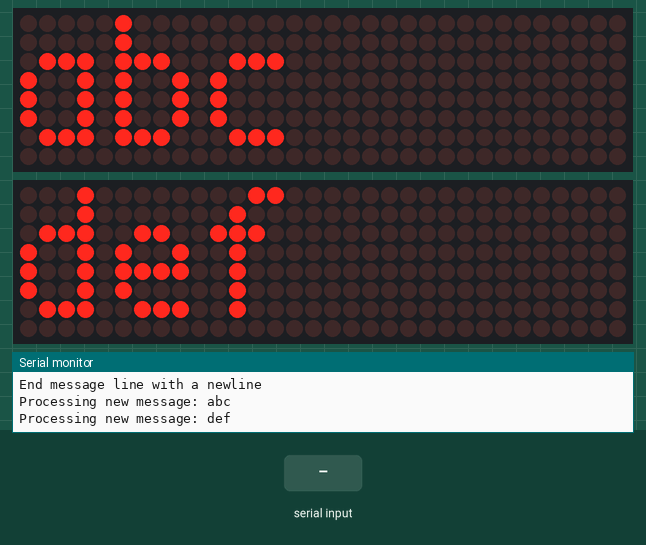
Recording of a sketch running on a simulated Arduino Uno, built with avr-gcc and run on an emulated ATmega328P. On the bench: 2 × 32×8 LED matrix, the last lines printed to the serial monitor. The inputs (shaded band) are chosen by the test bench.

Above: at 1.2 s.
1.3 s: "90,45\n" received over Serial
At 2.5 s:
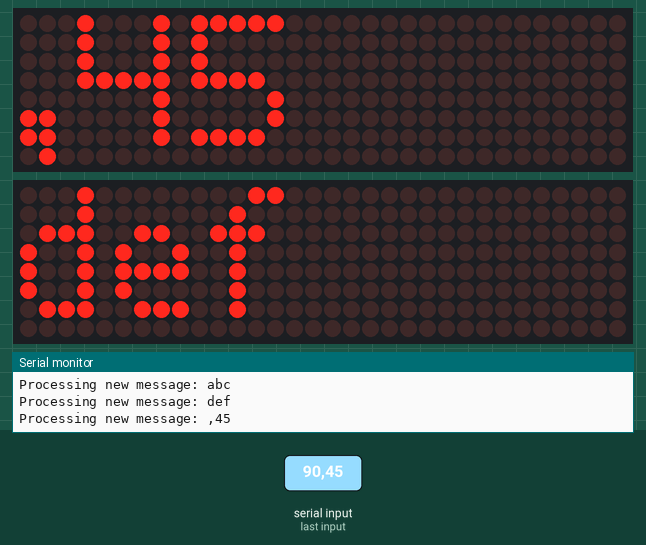
2.8 s: "0\n" received over Serial
At 3.9 s:
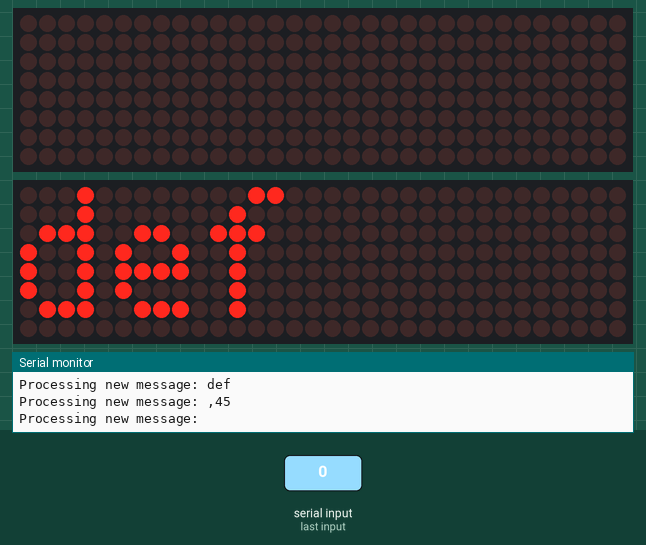
Timing chart, 0 to 5.8 s (numbered marks = the images above; inputs shaded):
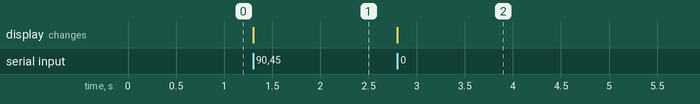

Measured:
- after the input at 1.3 s, the display: changes at once (image 1)
- after the input at 2.8 s, the display: changes at once (image 2)

The sketch:

MD_MAX72xx_PrintText_ML.ino
```cpp
// Use the MD_MAX72XX library to Print some text on the display
//
// Demonstrates the use of the library to print text on multiple lines
// by using separate matrix displays (no zones). The DAT and CLK lines
// are shared with one LD/CS per string of matrix devices
//
// User can enter text on the serial monitor and this will display as a
// message on the display.

#include <MD_MAX72xx.h>
#include <SPI.h>

#define PRINT(s, v) { Serial.print(F(s)); Serial.print(v); }

#define BUF_SIZE      75  // text buffer size
#define CHAR_SPACING  1   // pixels between characters

// Define the number of devices we have in the chain and the hardware interface
#define HARDWARE_TYPE MD_MAX72XX::PAROLA_HW
#define MAX_DEVICES 4

struct LineDefinition
{
  MD_MAX72XX  mx;                 // object definition
  char    message[BUF_SIZE];      // message for this display
  boolean newMessageAvailable;    // true if new message arrived
};

// Add new entries for more lines.
// NOTE: These pin numbers will probably not work with your hardware and may
// need to be adapted
struct LineDefinition  Line[] =
{
  { MD_MAX72XX(HARDWARE_TYPE, 11, 13, 10, MAX_DEVICES), "abc", true },
  { MD_MAX72XX(HARDWARE_TYPE, 11, 13,  9, MAX_DEVICES), "def", true }
};

#define MAX_LINES   (sizeof(Line)/sizeof(LineDefinition))


void readSerial(void)
{
  static int8_t	putIndex = -1;
  static uint8_t  putLine = 0;
  char  c;

  while (Serial.available())
  {
    c = (char)Serial.read();
    if (putIndex == -1)  // first character should be the line number
    {
      if ((c >= '0') && (c < '0' + MAX_LINES))
      {
        putLine = c - '0';
        putIndex = 0;
      }
    }
    else if ((c == '\n') || (putIndex >= BUF_SIZE-3))	// end of message character or full buffer
    {
      // put in a message separator and end the string
      Line[putLine].message[putIndex] = '\0';
      // restart the index for next filling spree and flag we have a message waiting
      putIndex = -1;
      Line[putLine].newMessageAvailable = true;
    }
    else
      // Just save the next char in next location
      Line[putLine].message[putIndex++] = c;
  }
}

void printText(uint8_t lineID, uint8_t modStart, uint8_t modEnd, char *pMsg)
// Print the text string to the LED matrix modules specified.
// Message area is padded with blank columns after printing.
{
  uint8_t   state = 0;
  uint8_t	  curLen;
  uint16_t  showLen;
  uint8_t	  cBuf[8];
  int16_t   col = ((modEnd + 1) * COL_SIZE) - 1;

  Line[lineID].mx.control(modStart, modEnd, MD_MAX72XX::UPDATE, MD_MAX72XX::OFF);

  do     // finite state machine to print the characters in the space available
  {
    switch(state)
    {
      case 0: // Load the next character from the font table
        // if we reached end of message, reset the message pointer
        if (*pMsg == '\0')
        {
          showLen = col - (modEnd * COL_SIZE);  // padding characters
          state = 2;
          break;
        }

        // retrieve the next character form the font file
        showLen = Line[lineID].mx.getChar(*pMsg++, sizeof(cBuf)/sizeof(cBuf[0]), cBuf);
        curLen = 0;
        state++;
        // !! deliberately fall through to next state to start displaying

      case 1: // display the next part of the character
        Line[lineID].mx.setColumn(col--, cBuf[curLen++]);

        // done with font character, now display the space between chars
        if (curLen == showLen)
        {
          showLen = CHAR_SPACING;
          state = 2;
        }
        break;

      case 2: // initialize state for displaying empty columns
        curLen = 0;
        state++;
        // fall through

      case 3: // display inter-character spacing or end of message padding (blank columns)
        Line[lineID].mx.setColumn(col--, 0);
        curLen++;
        if (curLen == showLen)
          state = 0;
        break;

      default:
        col = -1;   // this definitely ends the do loop
    }
  } while (col >= (modStart * COL_SIZE));

  Line[lineID].mx.control(modStart, modEnd, MD_MAX72XX::UPDATE, MD_MAX72XX::ON);
}

void setup()
{
  Serial.begin(57600);
  Serial.print("\n[MD_MAX72XX ");
  Serial.print(MAX_LINES);
  Serial.print(" Line Message Display]\n");
  Serial.print("\nType a message for the scrolling display\nStart message with line number\nEnd message line with a newline");

  for (uint8_t i=0; i<MAX_LINES; i++)
    Line[i].mx.begin();
}

void loop()
{
  readSerial();
  for (uint8_t i=0; i<MAX_LINES; i++)
  {
    if (Line[i].newMessageAvailable)
    {
      PRINT("\nProcessing new message: ", Line[i].message);
      printText(i, 0, MAX_DEVICES-1, Line[i].message);
      Line[i].newMessageAvailable = false;
    }
  }
}
```
